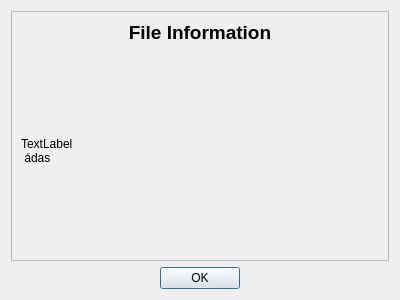
<?xml version="1.0" encoding="UTF-8"?>
<ui version="4.0">
 <class>DialogInfor</class>
 <widget class="QDialog" name="DialogInfor">
  <property name="geometry">
   <rect>
    <x>0</x>
    <y>0</y>
    <width>400</width>
    <height>300</height>
   </rect>
  </property>
  <property name="windowTitle">
   <string>File Information</string>
  </property>
  <layout class="QVBoxLayout" name="verticalLayout">
   <item>
    <widget class="QFrame" name="frame">
     <property name="frameShape">
      <enum>QFrame::StyledPanel</enum>
     </property>
     <property name="frameShadow">
      <enum>QFrame::Raised</enum>
     </property>
     <layout class="QVBoxLayout" name="verticalLayout_2">
      <item>
       <widget class="QLabel" name="label">
        <property name="sizePolicy">
         <sizepolicy hsizetype="Minimum" vsizetype="Minimum">
          <horstretch>0</horstretch>
          <verstretch>0</verstretch>
         </sizepolicy>
        </property>
        <property name="font">
         <font>
          <pointsize>14</pointsize>
          <weight>75</weight>
          <bold>true</bold>
         </font>
        </property>
        <property name="text">
         <string>File Information</string>
        </property>
        <property name="alignment">
         <set>Qt::AlignCenter</set>
        </property>
       </widget>
      </item>
      <item>
       <widget class="QLabel" name="lblInfor">
        <property name="sizePolicy">
         <sizepolicy hsizetype="Preferred" vsizetype="MinimumExpanding">
          <horstretch>0</horstretch>
          <verstretch>0</verstretch>
         </sizepolicy>
        </property>
        <property name="text">
         <string>TextLabel
 ádas</string>
        </property>
       </widget>
      </item>
     </layout>
    </widget>
   </item>
   <item>
    <widget class="QDialogButtonBox" name="buttonBox">
     <property name="orientation">
      <enum>Qt::Horizontal</enum>
     </property>
     <property name="standardButtons">
      <set>QDialogButtonBox::Ok</set>
     </property>
     <property name="centerButtons">
      <bool>true</bool>
     </property>
    </widget>
   </item>
  </layout>
 </widget>
 <resources/>
 <connections>
  <connection>
   <sender>buttonBox</sender>
   <signal>accepted()</signal>
   <receiver>DialogInfor</receiver>
   <slot>accept()</slot>
   <hints>
    <hint type="sourcelabel">
     <x>248</x>
     <y>254</y>
    </hint>
    <hint type="destinationlabel">
     <x>157</x>
     <y>274</y>
    </hint>
   </hints>
  </connection>
  <connection>
   <sender>buttonBox</sender>
   <signal>rejected()</signal>
   <receiver>DialogInfor</receiver>
   <slot>reject()</slot>
   <hints>
    <hint type="sourcelabel">
     <x>316</x>
     <y>260</y>
    </hint>
    <hint type="destinationlabel">
     <x>286</x>
     <y>274</y>
    </hint>
   </hints>
  </connection>
 </connections>
</ui>
